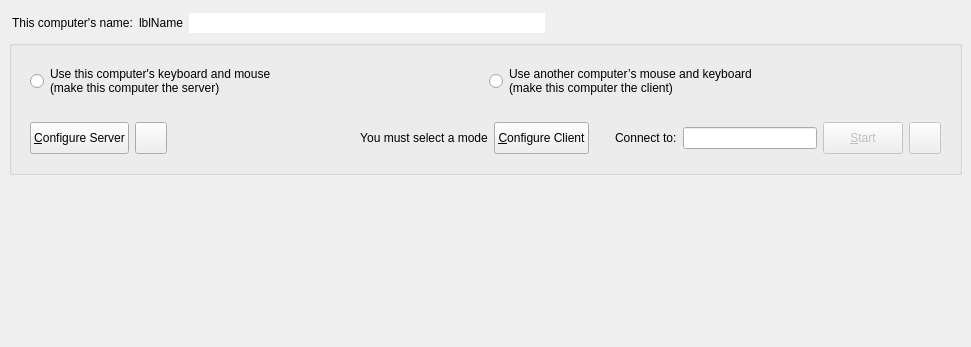
<?xml version="1.0" encoding="UTF-8"?>
<ui version="4.0">
 <class>MainWindow</class>
 <widget class="QMainWindow" name="MainWindow">
  <property name="geometry">
   <rect>
    <x>0</x>
    <y>0</y>
    <width>971</width>
    <height>197</height>
   </rect>
  </property>
  <widget class="QWidget" name="topLevelWidget">
   <property name="sizePolicy">
    <sizepolicy hsizetype="Preferred" vsizetype="Maximum">
     <horstretch>0</horstretch>
     <verstretch>0</verstretch>
    </sizepolicy>
   </property>
   <layout class="QVBoxLayout" name="_2">
    <property name="spacing">
     <number>3</number>
    </property>
    <item>
     <widget class="QWidget" name="widget" native="true">
      <property name="minimumSize">
       <size>
        <width>0</width>
        <height>28</height>
       </size>
      </property>
      <property name="maximumSize">
       <size>
        <width>16777215</width>
        <height>28</height>
       </size>
      </property>
      <layout class="QHBoxLayout" name="horizontalLayout_5">
       <property name="leftMargin">
        <number>3</number>
       </property>
       <property name="topMargin">
        <number>3</number>
       </property>
       <property name="rightMargin">
        <number>3</number>
       </property>
       <property name="bottomMargin">
        <number>3</number>
       </property>
       <item>
        <widget class="QLabel" name="labelComputerName">
         <property name="sizePolicy">
          <sizepolicy hsizetype="Maximum" vsizetype="Preferred">
           <horstretch>0</horstretch>
           <verstretch>0</verstretch>
          </sizepolicy>
         </property>
         <property name="text">
          <string>This computer's name:</string>
         </property>
        </widget>
       </item>
       <item>
        <widget class="QLabel" name="lblComputerName">
         <property name="sizePolicy">
          <sizepolicy hsizetype="Maximum" vsizetype="Preferred">
           <horstretch>0</horstretch>
           <verstretch>0</verstretch>
          </sizepolicy>
         </property>
         <property name="text">
          <string notr="true">lblName</string>
         </property>
        </widget>
       </item>
       <item>
        <widget class="QLineEdit" name="lineEditName">
         <property name="sizePolicy">
          <sizepolicy hsizetype="Expanding" vsizetype="Fixed">
           <horstretch>0</horstretch>
           <verstretch>0</verstretch>
          </sizepolicy>
         </property>
         <property name="toolTip">
          <string>&lt;html&gt;&lt;head/&gt;&lt;body&gt;&lt;p&gt;Name can't have have spaces or special characters&lt;/p&gt;&lt;p&gt;Use Enter to save the name change.&lt;/p&gt;&lt;/body&gt;&lt;/html&gt;</string>
         </property>
         <property name="maxLength">
          <number>255</number>
         </property>
         <property name="frame">
          <bool>false</bool>
         </property>
         <property name="clearButtonEnabled">
          <bool>false</bool>
         </property>
        </widget>
       </item>
       <item>
        <widget class="QPushButton" name="btnEditName">
         <property name="sizePolicy">
          <sizepolicy hsizetype="Fixed" vsizetype="Fixed">
           <horstretch>0</horstretch>
           <verstretch>0</verstretch>
          </sizepolicy>
         </property>
         <property name="toolTip">
          <string>Edit Computer Name</string>
         </property>
         <property name="icon">
          <iconset theme="document-edit"/>
         </property>
         <property name="iconSize">
          <size>
           <width>16</width>
           <height>16</height>
          </size>
         </property>
         <property name="flat">
          <bool>true</bool>
         </property>
        </widget>
       </item>
       <item>
        <spacer name="horizontalSpacer_2">
         <property name="orientation">
          <enum>Qt::Orientation::Horizontal</enum>
         </property>
         <property name="sizeHint" stdset="0">
          <size>
           <width>6</width>
           <height>20</height>
          </size>
         </property>
        </spacer>
       </item>
       <item>
        <widget class="QLabel" name="lblIpAddresses">
         <property name="sizePolicy">
          <sizepolicy hsizetype="Preferred" vsizetype="Fixed">
           <horstretch>0</horstretch>
           <verstretch>0</verstretch>
          </sizepolicy>
         </property>
        </widget>
       </item>
      </layout>
     </widget>
    </item>
    <item>
     <widget class="QGroupBox" name="groupBox">
      <property name="sizePolicy">
       <sizepolicy hsizetype="Preferred" vsizetype="Fixed">
        <horstretch>0</horstretch>
        <verstretch>0</verstretch>
       </sizepolicy>
      </property>
      <property name="title">
       <string/>
      </property>
      <layout class="QVBoxLayout" name="verticalLayout">
       <item>
        <widget class="QWidget" name="widgetModeSelection" native="true">
         <property name="sizePolicy">
          <sizepolicy hsizetype="Preferred" vsizetype="Maximum">
           <horstretch>0</horstretch>
           <verstretch>0</verstretch>
          </sizepolicy>
         </property>
         <layout class="QHBoxLayout" name="horizontalLayout">
          <item>
           <widget class="QRadioButton" name="rbModeServer">
            <property name="sizePolicy">
             <sizepolicy hsizetype="Minimum" vsizetype="Preferred">
              <horstretch>0</horstretch>
              <verstretch>0</verstretch>
             </sizepolicy>
            </property>
            <property name="text">
             <string>Use this computer's keyboard and mouse
(make this computer the server)</string>
            </property>
           </widget>
          </item>
          <item>
           <widget class="QRadioButton" name="rbModeClient">
            <property name="sizePolicy">
             <sizepolicy hsizetype="Minimum" vsizetype="Maximum">
              <horstretch>0</horstretch>
              <verstretch>0</verstretch>
             </sizepolicy>
            </property>
            <property name="text">
             <string>Use another computer’s mouse and keyboard
(make this computer the client)</string>
            </property>
           </widget>
          </item>
         </layout>
        </widget>
       </item>
       <item>
        <widget class="QWidget" name="widgetModeOptions" native="true">
         <property name="sizePolicy">
          <sizepolicy hsizetype="Preferred" vsizetype="Maximum">
           <horstretch>0</horstretch>
           <verstretch>0</verstretch>
          </sizepolicy>
         </property>
         <layout class="QHBoxLayout" name="horizontalLayout_2">
          <item>
           <widget class="QWidget" name="serverOptions" native="true">
            <property name="sizePolicy">
             <sizepolicy hsizetype="Preferred" vsizetype="Fixed">
              <horstretch>0</horstretch>
              <verstretch>0</verstretch>
             </sizepolicy>
            </property>
            <property name="minimumSize">
             <size>
              <width>0</width>
              <height>32</height>
             </size>
            </property>
            <property name="maximumSize">
             <size>
              <width>16777215</width>
              <height>32</height>
             </size>
            </property>
            <layout class="QHBoxLayout" name="horizontalLayout_4">
             <property name="leftMargin">
              <number>0</number>
             </property>
             <property name="topMargin">
              <number>0</number>
             </property>
             <property name="rightMargin">
              <number>0</number>
             </property>
             <property name="bottomMargin">
              <number>0</number>
             </property>
             <item>
              <widget class="QPushButton" name="btnConfigureServer">
               <property name="sizePolicy">
                <sizepolicy hsizetype="Maximum" vsizetype="Fixed">
                 <horstretch>0</horstretch>
                 <verstretch>0</verstretch>
                </sizepolicy>
               </property>
               <property name="minimumSize">
                <size>
                 <width>0</width>
                 <height>32</height>
                </size>
               </property>
               <property name="maximumSize">
                <size>
                 <width>16777215</width>
                 <height>32</height>
                </size>
               </property>
               <property name="text">
                <string>&amp;Configure Server</string>
               </property>
              </widget>
             </item>
             <item>
              <widget class="QPushButton" name="btnSaveServerConfig">
               <property name="sizePolicy">
                <sizepolicy hsizetype="Fixed" vsizetype="Fixed">
                 <horstretch>0</horstretch>
                 <verstretch>0</verstretch>
                </sizepolicy>
               </property>
               <property name="minimumSize">
                <size>
                 <width>32</width>
                 <height>32</height>
                </size>
               </property>
               <property name="maximumSize">
                <size>
                 <width>32</width>
                 <height>32</height>
                </size>
               </property>
               <property name="toolTip">
                <string>Export server configuration</string>
               </property>
               <property name="icon">
                <iconset theme="QIcon::ThemeIcon::DocumentSaveAs"/>
               </property>
              </widget>
             </item>
             <item>
              <spacer name="horizontalSpacer">
               <property name="orientation">
                <enum>Qt::Orientation::Horizontal</enum>
               </property>
               <property name="sizeHint" stdset="0">
                <size>
                 <width>40</width>
                 <height>5</height>
                </size>
               </property>
              </spacer>
             </item>
            </layout>
           </widget>
          </item>
          <item>
           <widget class="QLabel" name="lblNoMode">
            <property name="text">
             <string>You must select a mode</string>
            </property>
            <property name="alignment">
             <set>Qt::AlignmentFlag::AlignCenter</set>
            </property>
           </widget>
          </item>
          <item>
           <widget class="QWidget" name="clientOptions" native="true">
            <property name="sizePolicy">
             <sizepolicy hsizetype="Preferred" vsizetype="Maximum">
              <horstretch>0</horstretch>
              <verstretch>0</verstretch>
             </sizepolicy>
            </property>
            <layout class="QHBoxLayout" name="horizontalLayout_3">
             <property name="leftMargin">
              <number>0</number>
             </property>
             <property name="topMargin">
              <number>0</number>
             </property>
             <property name="rightMargin">
              <number>0</number>
             </property>
             <property name="bottomMargin">
              <number>0</number>
             </property>
             <item>
              <widget class="QPushButton" name="btnConfigureClient">
               <property name="sizePolicy">
                <sizepolicy hsizetype="Maximum" vsizetype="Fixed">
                 <horstretch>0</horstretch>
                 <verstretch>0</verstretch>
                </sizepolicy>
               </property>
               <property name="minimumSize">
                <size>
                 <width>0</width>
                 <height>32</height>
                </size>
               </property>
               <property name="maximumSize">
                <size>
                 <width>16777215</width>
                 <height>32</height>
                </size>
               </property>
               <property name="text">
                <string>&amp;Configure Client</string>
               </property>
              </widget>
             </item>
             <item>
              <spacer name="horizontalSpacer_3">
               <property name="orientation">
                <enum>Qt::Orientation::Horizontal</enum>
               </property>
               <property name="sizeType">
                <enum>QSizePolicy::Policy::Fixed</enum>
               </property>
               <property name="sizeHint" stdset="0">
                <size>
                 <width>20</width>
                 <height>5</height>
                </size>
               </property>
              </spacer>
             </item>
             <item>
              <widget class="QLabel" name="m_pLabelServerName">
               <property name="sizePolicy">
                <sizepolicy hsizetype="Preferred" vsizetype="Maximum">
                 <horstretch>0</horstretch>
                 <verstretch>0</verstretch>
                </sizepolicy>
               </property>
               <property name="text">
                <string>Connect to:</string>
               </property>
               <property name="indent">
                <number>0</number>
               </property>
              </widget>
             </item>
             <item>
              <widget class="QLineEdit" name="lineHostname">
               <property name="minimumSize">
                <size>
                 <width>0</width>
                 <height>0</height>
                </size>
               </property>
               <property name="toolTip">
                <string>&lt;html&gt;Hostname or IP address of the server computer.&lt;br/&gt;May contain a comma seperated list.&lt;/html&gt;</string>
               </property>
              </widget>
             </item>
            </layout>
           </widget>
          </item>
          <item>
           <widget class="QWidget" name="horizontalWidget" native="true">
            <property name="sizePolicy">
             <sizepolicy hsizetype="Preferred" vsizetype="Fixed">
              <horstretch>0</horstretch>
              <verstretch>0</verstretch>
             </sizepolicy>
            </property>
            <property name="minimumSize">
             <size>
              <width>0</width>
              <height>32</height>
             </size>
            </property>
            <property name="maximumSize">
             <size>
              <width>16777215</width>
              <height>32</height>
             </size>
            </property>
            <layout class="QHBoxLayout" name="horizontalLayout_6">
             <property name="leftMargin">
              <number>0</number>
             </property>
             <property name="topMargin">
              <number>0</number>
             </property>
             <property name="rightMargin">
              <number>0</number>
             </property>
             <property name="bottomMargin">
              <number>0</number>
             </property>
             <item>
              <widget class="QPushButton" name="btnToggleCore">
               <property name="enabled">
                <bool>false</bool>
               </property>
               <property name="sizePolicy">
                <sizepolicy hsizetype="Maximum" vsizetype="Fixed">
                 <horstretch>0</horstretch>
                 <verstretch>0</verstretch>
                </sizepolicy>
               </property>
               <property name="minimumSize">
                <size>
                 <width>0</width>
                 <height>32</height>
                </size>
               </property>
               <property name="maximumSize">
                <size>
                 <width>16777215</width>
                 <height>32</height>
                </size>
               </property>
               <property name="text">
                <string>&amp;Start</string>
               </property>
              </widget>
             </item>
             <item>
              <widget class="QPushButton" name="btnRestartCore">
               <property name="enabled">
                <bool>false</bool>
               </property>
               <property name="sizePolicy">
                <sizepolicy hsizetype="Fixed" vsizetype="Fixed">
                 <horstretch>0</horstretch>
                 <verstretch>0</verstretch>
                </sizepolicy>
               </property>
               <property name="minimumSize">
                <size>
                 <width>32</width>
                 <height>32</height>
                </size>
               </property>
               <property name="maximumSize">
                <size>
                 <width>32</width>
                 <height>32</height>
                </size>
               </property>
               <property name="toolTip">
                <string>Restart</string>
               </property>
               <property name="icon">
                <iconset theme="view-refresh"/>
               </property>
              </widget>
             </item>
            </layout>
           </widget>
          </item>
         </layout>
        </widget>
       </item>
      </layout>
     </widget>
    </item>
    <item>
     <widget class="deskflow::gui::NearbyPanel" name="nearbyPanel" native="true">
      <property name="minimumSize">
       <size>
        <width>0</width>
        <height>160</height>
       </size>
      </property>
     </widget>
    </item>
   </layout>
  </widget>
 </widget>
 <customwidgets>
  <customwidget>
   <class>deskflow::gui::NearbyPanel</class>
   <extends>QWidget</extends>
   <header>NearbyPanel.h</header>
  </customwidget>
 </customwidgets>
 <resources/>
 <connections/>
</ui>
